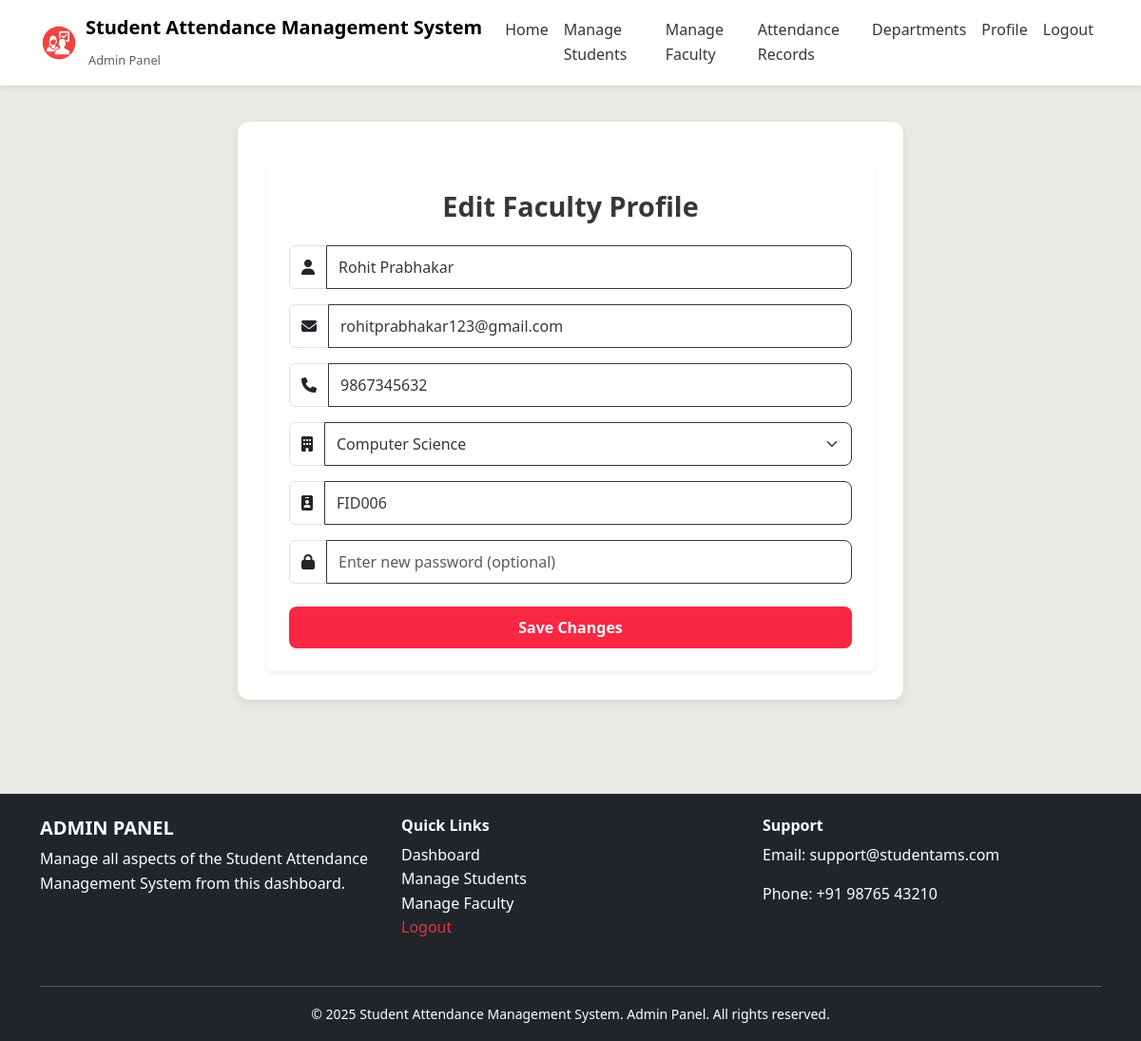
Page /appAdmin/adminEditFaculty/FID006/ (signed in) on the committed database.
### core/models.py (models this page shows, shortened)
class User(AbstractUser):
    ROLE_CHOICES = (
        ('admin', 'Admin'),
        ('faculty', 'Faculty'),
        ('student', 'Student'),
    )
    role = models.CharField(max_length=10, choices=ROLE_CHOICES)
    full_name = models.CharField(max_length=150, null=True, blank=True)

class FacultyProfile(models.Model):
    user = models.OneToOneField(settings.AUTH_USER_MODEL, on_delete=models.CASCADE)
    faculty_id = models.CharField(max_length=50, unique=True, blank=True,null=True)
    phone = models.CharField(max_length=15)
    department = models.CharField(max_length=100)

### adminPanel/views.py (the view)
    @login_required
    def wrapper(request, *args, **kwargs):
        if hasattr(request.user, 'role') and request.user.role == 'admin':
            return view_func(request, *args, **kwargs)
        else:
            return HttpResponseForbidden("You are not authorized to view this page.")

### adminPanel/views.py (called while the page is built, shortened)
def admin_required(view_func):
    @login_required
    def wrapper(request, *args, **kwargs):
        if hasattr(request.user, 'role') and request.user.role == 'admin':
            return view_func(request, *args, **kwargs)
        else:
            return HttpResponseForbidden("You are not authorized to view this page.")
    return wrapper

@never_cache
@admin_required
def adminEditFaculty(request, faculty_id):
    faculty_profile = get_object_or_404(FacultyProfile, faculty_id=faculty_id)
    user = faculty_profile.user
    context = {
        'facultyId': faculty_profile.faculty_id,
        'full_name': user.full_name,
        'email': user.email,
        'phone': faculty_profile.phone,
        'department': faculty_profile.department,
    }
    return render(request, 'Student_AMS/adminEditFaculty.html', context)

### templates/Student_AMS/adminEditFaculty.html (shortened to what this page needs)
{% extends "./adminBase.html" %}
{% block content %}
<main class="container flex-grow-1 pt-5 student-editprofile-content" style="margin-top:-30px; max-width: 700px;">
  <div class="card shadow-sm p-4 border-0">
    <h2 class="text-center mb-4 student-editprofile-heading">Edit Faculty Profile</h2>
    <form id="editProfileForm" class="student-editprofile-form" method="Post">
      <div class="mb-3 input-group">
        <span class="input-group-text bg-white"><i class="fa fa-user"></i></span>
        <input type="text" class="form-control" id="fullName" name="fullName" placeholder="Enter full name" value="{{full_name}}" />
      </div>
      <div class="mb-3 input-group">
        <span class="input-group-text bg-white"><i class="fa fa-envelope"></i></span>
        <input type="email" class="form-control" id="email" name="email" placeholder="Enter email" value="{{email}}" />
      </div>
      <div class="mb-3 input-group">
        <span class="input-group-text bg-white"><i class="fa fa-phone"></i></span>
        <input type="tel" class="form-control" id="phone" name="phone" value="{{phone}}"  />
      </div>
      <div class="mb-3 input-group">
        <span class="input-group-text bg-white"><i class="fa fa-building"></i></span>
        <select class="form-select" name="department" required>
          <option value="computer science" {% if department == "computer science" %}selected{% endif %}>Computer Science</option>
        </select>
      </div>
      <div class="mb-3 input-group">
        <span class="input-group-text bg-white"><i class="fa fa-id-badge"></i></span>
        <input type="text" class="form-control" name="facultyId" value="{{ facultyId }}" readonly />
      </div>
      <div class="mb-4 input-group">
        <span class="input-group-text bg-white"><i class="fa fa-lock"></i></span>
        <input type="password" class="form-control" id="password" name="password" placeholder="Enter new password (optional)"  />
      </div>
      <button type="submit" class="btn  w-100 student-editprofile-submit-btn">Save Changes</button>
    </form>
  </div>
</main> <br> <br>
{% endblock %}

### static/css/styles.css (style rules this page uses)
:root { --light-bg: #e8eae3; --dark-text: #373833; --accent-red: #fa2742; }
body { font-family: 'Segoe UI', Tahoma, Geneva, Verdana, sans-serif; background-color: #e8eae3; color: #373833; margin: 0; padding: 0; line-height: 1.6; padding-top: 60px; }
.form-select, .form-control { border-radius: 6px; border: 1.5px solid #ccc; transition: border-color 0.3s ease; }
.student-editprofile-content { background-color: #fff; border-radius: 12px; padding: 30px; box-shadow: 0 4px 10px rgba(55, 56, 51, 0.1); }
.student-editprofile-heading { font-weight: 700; color: var(--dark-text); font-size: 1.8rem; margin-bottom: 25px; text-align: center; }
.student-editprofile-form .form-control, .student-editprofile-form .form-select { background-color: #fff; color: var(--dark-text); border: 1px solid var(--dark-text); border-radius: 8px; padding: 10px 12px; transition: border-color 0.2s ease-in-out, box-shadow 0.2s ease-in-out; }
.student-editprofile-submit-btn { background-color: var(--accent-red); color: #fff; border: none; padding: 10px 16px; font-weight: 600; font-size: 1rem; border-radius: 8px; transition: background-color 0.2s ease-in-out; }

### rows in the picture
User: fullName "Rohit Prabhakar", email "rohitprabhakar123@gmail.com"
FacultyProfile: phone "9867345632", department "Computer Science", facultyId "FID006"
